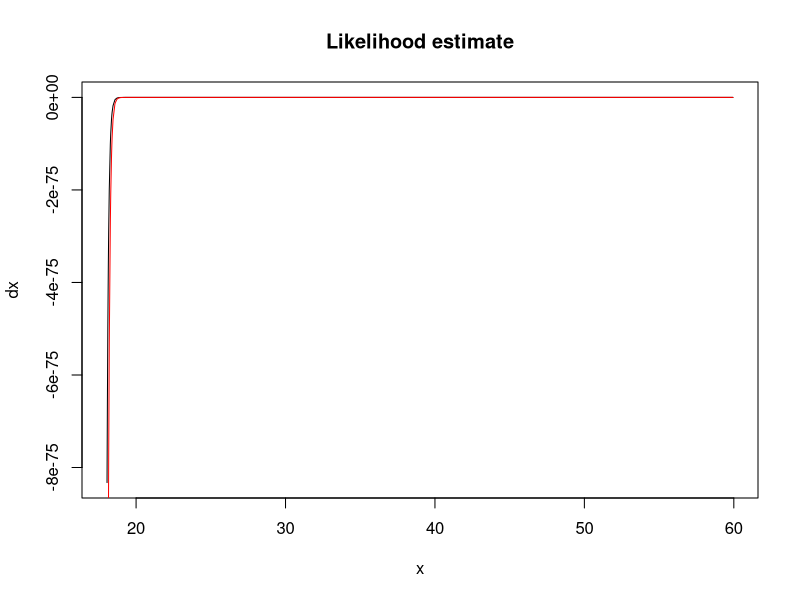
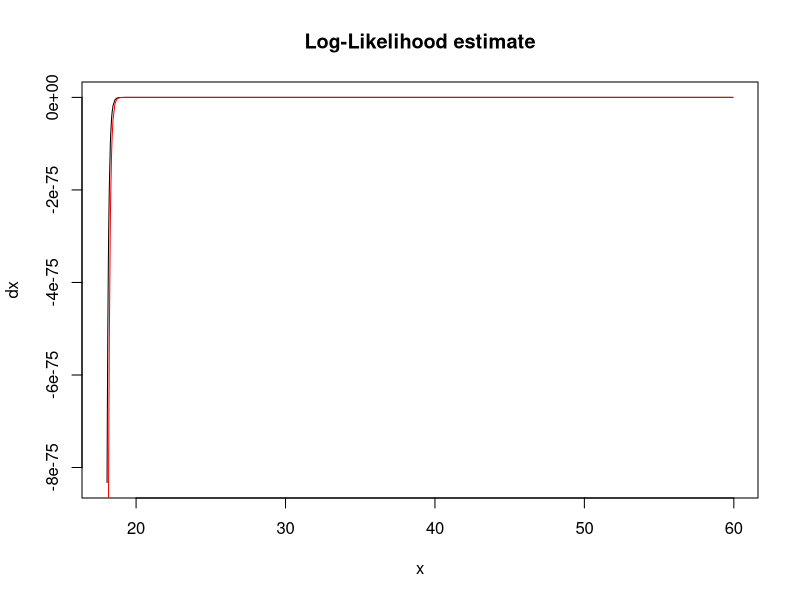

Source code (R) for these figures, in order:
# Functions
# b) Log likelihood
myloglikelihood <- function(beta) {
  loglikelihood <-
    sum(-y * log(1 + exp(-(X %*% beta))) - (1 - y) * log(1 + exp(X %*% beta)))
  return(loglikelihood)
}
# b) Normal Likelihood
mylikelihood <- function(beta) {
  likelihood <-
    sum(-y * 1 + exp(-(X %*% beta)) - (1 - y) * (1 + exp(X %*% beta)))
  return(likelihood)
}

# Parameters
n <- 1000
x <- sort(runif(n = n, min = 18, max = 60))
x2 <- rbinom(n, 1, prob = 0.5)
X <- cbind(rep(1, n), x, x2)

beta0 <- 1
beta1 <- 0.1
beta2 <- 1
beta <- cbind(beta0, beta1, beta2)

linear_model <- beta0 + beta1 * x + beta2 * x2
prob_i_x <- exp(linear_model) / (1 + exp(linear_model))

# a) ?
y <- rbinom(n = length(x), size = 1, prob = prob_i_x)

# c) Plot the likelihood function and the log-likelihood function for a range of values for the two parameters
# separately and show that they are maximized at the same value.

# Testing functions from https://www.r-bloggers.com/2019/08/maximum-likelihood-estimation-from-scratch/

library(maxLik)
# Getting an estimate for both functions
likelihood.estimate <- maxBFGS(mylikelihood,
                               finalHessian = TRUE,
                               start = c(0, 1, 1))
loglikelihood.estimate <- maxBFGS(mylikelihood,
                                  finalHessian = TRUE,
                                  start = c(0, 1, 1))

likelihood.covariance_matrix <- -(solve(likelihood.estimate$hessian))
loglikelihood.covariance_matrix <-
  -(solve(loglikelihood.estimate$hessian))

likelihood.sde <- sqrt(diag(likelihood.covariance_matrix))
loglikelihood.sde <- sqrt(diag(loglikelihood.covariance_matrix))



getMarginalEffectBeta1 <- function(length = n,
                                   x2 = 0,
                                   # likelihood OR log-likelihood
                                   estimate_for = "likelihood",
                                   dx_container = NULL,
                                   probability_container = NULL) {
  estimate <- NULL
  
  if (estimate_for == "likelihood") {
    estimate <- likelihood.estimate$estimate
  } else if (estimate_for == "loglikelihood") {
    estimate <- loglikelihood.estimate$estimate
  }
  
  if (!is.null(estimate)) {
    for (i in 1:length) {
      prob_i <-
        exp(estimate[1] + estimate[2] * x[i] + estimate[3] * x2) / (1 + exp(estimate[1] + estimate[2] * x[i] + estimate[3] * x2))
      dx_container[i] <- estimate[2] * prob_i * (1 - prob_i)
      probability_container[i] <- prob_i
    }
    return(dx_container)
  }
  
  return(NULL)
}

x_len <- length(x)
likelihood.dx_container <- rep(0, x_len)

likelihood.dx_container <-
  getMarginalEffectBeta1(
    length = x_len,
    x2 = 0,
    estimate_for = "likelihood",
    dx_container = likelihood.dx_container
  )
plot(x, likelihood.dx_container, type = "l", main = "Likelihood estimate", ylab = "dx")
likelihood.dx_container1 <- rep(0, x_len)
likelihood.dx_container1 <-  getMarginalEffectBeta1(
  length = x_len,
  x2 = 1,
  estimate_for = "likelihood",
  dx_container = likelihood.dx_container1
)
lines(x, likelihood.dx_container1, col="red")

loglikelihood.dx_container <- rep(0, x_len)
loglikelihood.dx_container <- getMarginalEffectBeta1(
  length = x_len,
  estimate_for = "loglikelihood",
  x2 = 0,
  dx_container = loglikelihood.dx_container
)
plot(x, loglikelihood.dx_container, type= "l", main = "Log-Likelihood estimate", ylab = "dx")

loglikelihood.dx_container1 <- rep(0, x_len)
loglikelihood.dx_container1 <- getMarginalEffectBeta1(
  length = x_len,
  estimate_for = "loglikelihood",
  x2 = 1,
  dx_container = loglikelihood.dx_container1
)
lines(x, loglikelihood.dx_container1, col="red")
